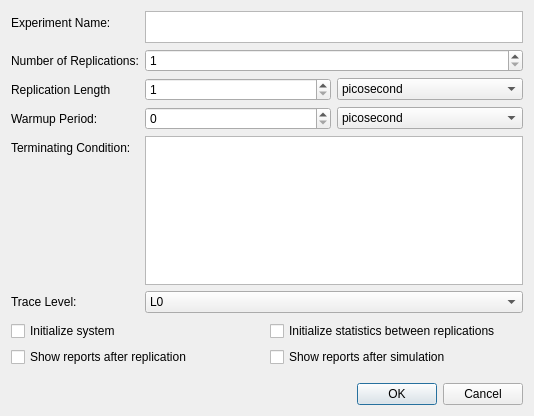
<?xml version="1.0" encoding="UTF-8"?>
<ui version="4.0">
 <class>DialogSimulationConfigure</class>
 <widget class="QDialog" name="DialogSimulationConfigure">
  <property name="windowModality">
   <enum>Qt::WindowModal</enum>
  </property>
  <property name="geometry">
   <rect>
    <x>0</x>
    <y>0</y>
    <width>534</width>
    <height>416</height>
   </rect>
  </property>
  <property name="windowTitle">
   <string>Configure Simulation</string>
  </property>
  <layout class="QVBoxLayout" name="verticalLayout">
   <item>
    <layout class="QFormLayout" name="formLayout">
     <property name="leftMargin">
      <number>0</number>
     </property>
     <property name="bottomMargin">
      <number>2</number>
     </property>
     <item row="0" column="0">
      <widget class="QLabel" name="label">
       <property name="text">
        <string>Experiment Name:</string>
       </property>
       <property name="buddy">
        <cstring>plainTextEdit</cstring>
       </property>
      </widget>
     </item>
     <item row="1" column="0">
      <widget class="QLabel" name="label_2">
       <property name="text">
        <string>Number of Replications:</string>
       </property>
       <property name="buddy">
        <cstring>spinBox</cstring>
       </property>
      </widget>
     </item>
     <item row="3" column="0">
      <widget class="QLabel" name="label_3">
       <property name="text">
        <string>Replication Length</string>
       </property>
       <property name="buddy">
        <cstring>spinBox_3</cstring>
       </property>
      </widget>
     </item>
     <item row="4" column="0">
      <widget class="QLabel" name="label_4">
       <property name="text">
        <string>Warmup Period:</string>
       </property>
       <property name="buddy">
        <cstring>spinBox_2</cstring>
       </property>
      </widget>
     </item>
     <item row="5" column="0">
      <widget class="QLabel" name="label_5">
       <property name="text">
        <string>Terminating Condition:</string>
       </property>
       <property name="buddy">
        <cstring>plainTextEdit_2</cstring>
       </property>
      </widget>
     </item>
     <item row="0" column="1">
      <widget class="QPlainTextEdit" name="plainTextEdit">
       <property name="sizePolicy">
        <sizepolicy hsizetype="Expanding" vsizetype="Preferred">
         <horstretch>0</horstretch>
         <verstretch>0</verstretch>
        </sizepolicy>
       </property>
       <property name="maximumSize">
        <size>
         <width>16777215</width>
         <height>32</height>
        </size>
       </property>
      </widget>
     </item>
     <item row="5" column="1">
      <widget class="QPlainTextEdit" name="plainTextEdit_2">
       <property name="sizePolicy">
        <sizepolicy hsizetype="Expanding" vsizetype="Preferred">
         <horstretch>0</horstretch>
         <verstretch>0</verstretch>
        </sizepolicy>
       </property>
      </widget>
     </item>
     <item row="1" column="1">
      <widget class="QSpinBox" name="spinBox">
       <property name="minimum">
        <number>1</number>
       </property>
       <property name="maximum">
        <number>5000</number>
       </property>
       <property name="value">
        <number>1</number>
       </property>
      </widget>
     </item>
     <item row="3" column="1">
      <layout class="QHBoxLayout" name="horizontalLayout">
       <item>
        <widget class="QSpinBox" name="spinBox_3">
         <property name="minimum">
          <number>1</number>
         </property>
         <property name="maximum">
          <number>100000</number>
         </property>
        </widget>
       </item>
       <item>
        <widget class="QComboBox" name="comboBox">
         <item>
          <property name="text">
           <string>picosecond</string>
          </property>
         </item>
         <item>
          <property name="text">
           <string>nanosecond</string>
          </property>
         </item>
         <item>
          <property name="text">
           <string>microsecond</string>
          </property>
         </item>
         <item>
          <property name="text">
           <string>milisecond</string>
          </property>
         </item>
         <item>
          <property name="text">
           <string>second</string>
          </property>
         </item>
         <item>
          <property name="text">
           <string>minute</string>
          </property>
         </item>
         <item>
          <property name="text">
           <string>hour</string>
          </property>
         </item>
         <item>
          <property name="text">
           <string>day</string>
          </property>
         </item>
         <item>
          <property name="text">
           <string>week</string>
          </property>
         </item>
        </widget>
       </item>
      </layout>
     </item>
     <item row="4" column="1">
      <layout class="QHBoxLayout" name="horizontalLayout_2">
       <item>
        <widget class="QSpinBox" name="spinBox_2">
         <property name="maximum">
          <number>100000</number>
         </property>
        </widget>
       </item>
       <item>
        <widget class="QComboBox" name="comboBox_2">
         <item>
          <property name="text">
           <string>picosecond</string>
          </property>
         </item>
         <item>
          <property name="text">
           <string>nanosecond</string>
          </property>
         </item>
         <item>
          <property name="text">
           <string>microsecond</string>
          </property>
         </item>
         <item>
          <property name="text">
           <string>milisecond</string>
          </property>
         </item>
         <item>
          <property name="text">
           <string>second</string>
          </property>
         </item>
         <item>
          <property name="text">
           <string>minute</string>
          </property>
         </item>
         <item>
          <property name="text">
           <string>hour</string>
          </property>
         </item>
         <item>
          <property name="text">
           <string>day</string>
          </property>
         </item>
         <item>
          <property name="text">
           <string>week</string>
          </property>
         </item>
        </widget>
       </item>
      </layout>
     </item>
     <item row="6" column="0">
      <widget class="QLabel" name="label_6">
       <property name="text">
        <string>Trace Level:</string>
       </property>
      </widget>
     </item>
     <item row="6" column="1">
      <widget class="QComboBox" name="comboBox_3">
       <item>
        <property name="text">
         <string>L0</string>
        </property>
       </item>
       <item>
        <property name="text">
         <string>L1</string>
        </property>
       </item>
       <item>
        <property name="text">
         <string>L2</string>
        </property>
       </item>
       <item>
        <property name="text">
         <string>L3</string>
        </property>
       </item>
       <item>
        <property name="text">
         <string>L4</string>
        </property>
       </item>
       <item>
        <property name="text">
         <string>L5</string>
        </property>
       </item>
       <item>
        <property name="text">
         <string>L6</string>
        </property>
       </item>
       <item>
        <property name="text">
         <string>L7</string>
        </property>
       </item>
      </widget>
     </item>
    </layout>
   </item>
   <item>
    <layout class="QHBoxLayout" name="horizontalLayout_4">
     <item>
      <widget class="QCheckBox" name="checkBox">
       <property name="text">
        <string>Initialize system</string>
       </property>
      </widget>
     </item>
     <item>
      <widget class="QCheckBox" name="checkBox_4">
       <property name="text">
        <string>Initialize statistics between replications</string>
       </property>
      </widget>
     </item>
    </layout>
   </item>
   <item>
    <layout class="QHBoxLayout" name="horizontalLayout_3">
     <item>
      <widget class="QCheckBox" name="checkBox_3">
       <property name="text">
        <string>Show reports after replication</string>
       </property>
      </widget>
     </item>
     <item>
      <widget class="QCheckBox" name="checkBox_2">
       <property name="text">
        <string>Show reports after simulation</string>
       </property>
      </widget>
     </item>
    </layout>
   </item>
   <item>
    <layout class="QHBoxLayout" name="horizontalLayout_5">
     <property name="leftMargin">
      <number>0</number>
     </property>
     <property name="topMargin">
      <number>10</number>
     </property>
     <property name="bottomMargin">
      <number>0</number>
     </property>
    </layout>
   </item>
   <item>
    <widget class="QDialogButtonBox" name="buttonBox">
     <property name="orientation">
      <enum>Qt::Horizontal</enum>
     </property>
     <property name="standardButtons">
      <set>QDialogButtonBox::Cancel|QDialogButtonBox::Ok</set>
     </property>
    </widget>
   </item>
  </layout>
 </widget>
 <tabstops>
  <tabstop>plainTextEdit</tabstop>
  <tabstop>spinBox</tabstop>
  <tabstop>spinBox_3</tabstop>
  <tabstop>comboBox</tabstop>
  <tabstop>spinBox_2</tabstop>
  <tabstop>comboBox_2</tabstop>
  <tabstop>plainTextEdit_2</tabstop>
  <tabstop>checkBox</tabstop>
  <tabstop>checkBox_4</tabstop>
  <tabstop>checkBox_3</tabstop>
  <tabstop>checkBox_2</tabstop>
 </tabstops>
 <resources/>
 <connections>
  <connection>
   <sender>buttonBox</sender>
   <signal>accepted()</signal>
   <receiver>DialogSimulationConfigure</receiver>
   <slot>accept()</slot>
   <hints>
    <hint type="sourcelabel">
     <x>228</x>
     <y>280</y>
    </hint>
    <hint type="destinationlabel">
     <x>157</x>
     <y>274</y>
    </hint>
   </hints>
  </connection>
  <connection>
   <sender>buttonBox</sender>
   <signal>rejected()</signal>
   <receiver>DialogSimulationConfigure</receiver>
   <slot>reject()</slot>
   <hints>
    <hint type="sourcelabel">
     <x>296</x>
     <y>286</y>
    </hint>
    <hint type="destinationlabel">
     <x>286</x>
     <y>274</y>
    </hint>
   </hints>
  </connection>
 </connections>
</ui>
